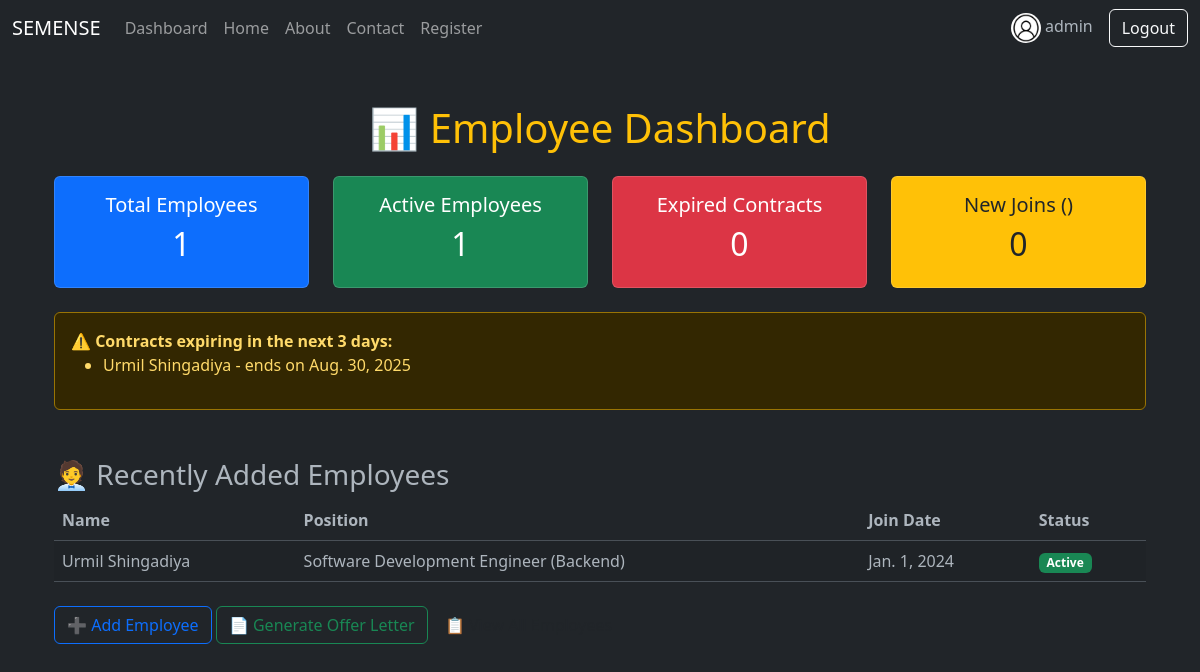
The page /dashboard/ (signed in) on the database its author committed.
### employee/models.py (models this page shows, shortened)
class Employee(models.Model):
    GENDER_CHOICES = [
        ('M', 'Male'),
        ('F', 'Female'),
        ('O', 'Other'),
    ]
    full_name = models.CharField(max_length=200)
    email = models.EmailField(unique=True)
    phone = models.CharField(max_length=15)
    address = models.TextField()
    position = models.CharField(max_length=100)
    department = models.CharField(max_length=100)
    date_of_joining = models.DateField()
    salary = models.DecimalField(max_digits=10, decimal_places=2)
    gender = models.CharField(max_length=1, choices=GENDER_CHOICES)
    photo = models.ImageField(upload_to='employees/', blank=True, null=True)
    is_active = models.BooleanField(default=True)
    start_date = models.DateField(null=True, blank=True)
    end_date = models.DateField(null=True, blank=True)

### employee/views.py (the view)
# urls.py: path('dashboard/', views.dashboard, name='dashboard'),
@login_required
def dashboard(request):
    today = date.today()
    three_days_later = today + timedelta(days=3)
    total_employees = Employee.objects.count()
    active_employees = Employee.objects.filter(is_active=True).count()
    expired_contracts = Employee.objects.filter(end_date__lt=today).count()
    recent_joins = Employee.objects.filter(date_of_joining__month=today.month).count()
    expiring_contracts = Employee.objects.filter(
        end_date__range=(today, three_days_later),
        is_active=True
    )
    recent_employees = Employee.objects.order_by('-id')[:5]  # last 5 added
    context = {
        'total_employees': total_employees,
        'active_employees': active_employees,
        'expired_contracts': expired_contracts,
        'recent_joins': recent_joins,
        'expiring_contracts': expiring_contracts,
        'recent_employees': recent_employees,
    }
    return render(request, 'dashboard.html', context)

### employee/templates/dashboard.html (shortened to what this page needs)
{% extends "base.html" %}
{% block content %}
<link href="https://cdn.jsdelivr.net/npm/bootstrap@5.3.0/dist/css/bootstrap.min.css" rel="stylesheet">
<div class="container mt-5">
  <h1 class="mb-4 text-center text-warning">📊 Employee Dashboard</h1>
  <div class="row text-center mb-4">
    <div class="col-md-3">
      <div class="card bg-primary text-white">
        <div class="card-body">
          <h5>Total Employees</h5>
          <h2>{{ total_employees }}</h2>
        </div>
      </div>
    </div>
    <div class="col-md-3">
      <div class="card bg-success text-white">
        <div class="card-body">
          <h5>Active Employees</h5>
          <h2>{{ active_employees }}</h2>
        </div>
      </div>
    </div>
    <div class="col-md-3">
      <div class="card bg-danger text-white">
        <div class="card-body">
          <h5>Expired Contracts</h5>
          <h2>{{ expired_contracts }}</h2>
        </div>
      </div>
    </div>
    <div class="col-md-3">
      <div class="card bg-warning text-dark">
        <div class="card-body">
          <h5>New Joins ({{ today|date:"F" }})</h5>
          <h2>{{ recent_joins }}</h2>
        </div>
      </div>
    </div>
  </div>
  {% if expiring_contracts %}
    <div class="alert alert-warning">
      <strong>⚠️ Contracts expiring in the next 3 days:</strong>
      <ul>
        {% for emp in expiring_contracts %}
          <li>{{ emp.full_name }} - ends on {{ emp.end_date }}</li>
        {% endfor %}
      </ul>
    </div>
  {% endif %}
  <h3 class="mt-5">🧑‍💼 Recently Added Employees</h3>
  <table class="table table-striped">
    <thead>
      <tr>
        <th>Name</th>
        <th>Position</th>
        <th>Join Date</th>
        <th>Status</th>
      </tr>
    </thead>
    <tbody>
      {% for emp in recent_employees %}
        <tr>
          <td>{{ emp.full_name }}</td>
          <td>{{ emp.position }}</td>
          <td>{{ emp.date_of_joining }}</td>
          <td>
            {% if emp.is_active %}
              <span class="badge bg-success">Active</span>
            {% else %}
              <span class="badge bg-secondary">Inactive</span>
            {% endif %}
          </td>
        </tr>
      {% endfor %}
    </tbody>
  </table>
  <div class="mt-4">
    <a href="{% url 'add_employee' %}" class="btn btn-outline-primary">➕ Add Employee</a>
    <a href="{% url 'generate_offer_letter' %}" class="btn btn-outline-success">📄 Generate Offer Letter</a>
    <a href="{% url 'all_employees' %}" class="btn btn-outline-dark">📋 View All Employees</a>
  </div>
</div>
{% endblock %}

### employee/templates/base.html (shortened to what this page needs)
<!DOCTYPE html>
<html lang="en" data-bs-theme="dark">
<head>
    <link rel="stylesheet" href="https://cdnjs.cloudflare.com/ajax/libs/font-awesome/6.5.0/css/all.min.css">
    <link href="https://cdn.jsdelivr.net/npm/bootstrap@5.3.3/dist/css/bootstrap.min.css" rel="stylesheet">
</head>
<body>
  {% load static %}
  {% if user.is_authenticated %}
    <nav class="navbar navbar-expand-lg navbar-dark bg-dark">
      <div class="container-fluid">
        <a class="navbar-brand" href="{% url 'home' %}">SEMENSE</a>
        <div class="collapse navbar-collapse" id="navbarNav">
          <ul class="navbar-nav me-auto mb-2 mb-lg-0">
            <li class="nav-item">
                <a class="nav-link" href="{% url 'dashboard' %}">Dashboard</a>
            </li>
            <li class="nav-item">
                <a class="nav-link" href="{% url 'home' %}">Home</a>
            </li>
            <li class="nav-item">
                <a class="nav-link" href="{% url 'about' %}">About</a>
            </li>
            <li class="nav-item">
                <a class="nav-link" href="{% url 'contact' %}">Contact</a>
            </li>
            <li class="nav-item">
                <a class="nav-link" href="{% url 'register' %}">Register</a>
            </li>
          </ul>
          <div class="d-flex align-items-center ms-auto">
            <a href="{% url 'profile' %}" class="nav-link">
              <img src="{% static 'images/profile-icon.png' %}" alt="Profile" width="30" height="30" class="rounded-circle">  {{ user.username }}
            </a>
            <a href="{% url 'logout' %}" class="btn btn-outline-light ms-3">Logout</a>
          </div>
        </div>
      </div>
    </nav>
  {% endif %}
    <div class="container mt-4">
        {% block content %}{% endblock %}
    </div>
</body>
</html>

### rows shown on the page
Employee: full_name "Urmil Shingadiya", end_date "Aug. 30, 2025", position "Software Development Engineer (Backend)", date_of_joining "Jan. 1, 2024", is_active "Active"

### other values the page prints
{{ user.username }} "admin"
{{ total_employees }} "1"
{{ active_employees }} "1"
{{ expired_contracts }} "0"
{{ recent_joins }} "0"
